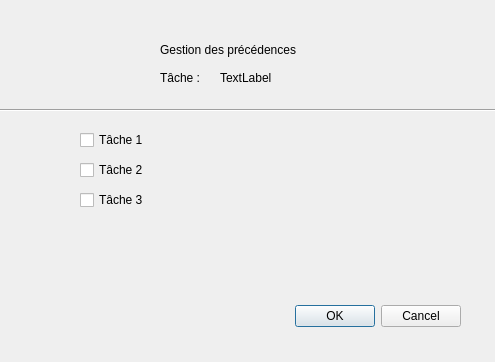
<?xml version="1.0" encoding="UTF-8"?>
<ui version="4.0">
 <class>fengestionprecedence</class>
 <widget class="QDialog" name="fengestionprecedence">
  <property name="geometry">
   <rect>
    <x>0</x>
    <y>0</y>
    <width>495</width>
    <height>362</height>
   </rect>
  </property>
  <property name="windowTitle">
   <string>Dialog</string>
  </property>
  <widget class="QDialogButtonBox" name="buttonBox">
   <property name="geometry">
    <rect>
     <x>120</x>
     <y>300</y>
     <width>341</width>
     <height>32</height>
    </rect>
   </property>
   <property name="orientation">
    <enum>Qt::Horizontal</enum>
   </property>
   <property name="standardButtons">
    <set>QDialogButtonBox::Cancel|QDialogButtonBox::Ok</set>
   </property>
  </widget>
  <widget class="QLabel" name="label">
   <property name="geometry">
    <rect>
     <x>160</x>
     <y>40</y>
     <width>161</width>
     <height>20</height>
    </rect>
   </property>
   <property name="text">
    <string>Gestion des précédences</string>
   </property>
  </widget>
  <widget class="QLabel" name="label_2">
   <property name="geometry">
    <rect>
     <x>160</x>
     <y>70</y>
     <width>51</width>
     <height>16</height>
    </rect>
   </property>
   <property name="text">
    <string>Tâche :</string>
   </property>
  </widget>
  <widget class="QLabel" name="label_3">
   <property name="geometry">
    <rect>
     <x>220</x>
     <y>70</y>
     <width>59</width>
     <height>16</height>
    </rect>
   </property>
   <property name="text">
    <string>TextLabel</string>
   </property>
  </widget>
  <widget class="Line" name="line">
   <property name="geometry">
    <rect>
     <x>-3</x>
     <y>100</y>
     <width>521</width>
     <height>20</height>
    </rect>
   </property>
   <property name="orientation">
    <enum>Qt::Horizontal</enum>
   </property>
  </widget>
  <widget class="QCheckBox" name="checkBox">
   <property name="geometry">
    <rect>
     <x>80</x>
     <y>130</y>
     <width>89</width>
     <height>20</height>
    </rect>
   </property>
   <property name="text">
    <string>Tâche 1</string>
   </property>
  </widget>
  <widget class="QCheckBox" name="checkBox_2">
   <property name="geometry">
    <rect>
     <x>80</x>
     <y>160</y>
     <width>89</width>
     <height>20</height>
    </rect>
   </property>
   <property name="text">
    <string>Tâche 2</string>
   </property>
  </widget>
  <widget class="QCheckBox" name="checkBox_3">
   <property name="geometry">
    <rect>
     <x>80</x>
     <y>190</y>
     <width>89</width>
     <height>20</height>
    </rect>
   </property>
   <property name="text">
    <string>Tâche 3</string>
   </property>
  </widget>
 </widget>
 <resources/>
 <connections>
  <connection>
   <sender>buttonBox</sender>
   <signal>accepted()</signal>
   <receiver>fengestionprecedence</receiver>
   <slot>accept()</slot>
   <hints>
    <hint type="sourcelabel">
     <x>248</x>
     <y>254</y>
    </hint>
    <hint type="destinationlabel">
     <x>157</x>
     <y>274</y>
    </hint>
   </hints>
  </connection>
  <connection>
   <sender>buttonBox</sender>
   <signal>rejected()</signal>
   <receiver>fengestionprecedence</receiver>
   <slot>reject()</slot>
   <hints>
    <hint type="sourcelabel">
     <x>316</x>
     <y>260</y>
    </hint>
    <hint type="destinationlabel">
     <x>286</x>
     <y>274</y>
    </hint>
   </hints>
  </connection>
 </connections>
</ui>
